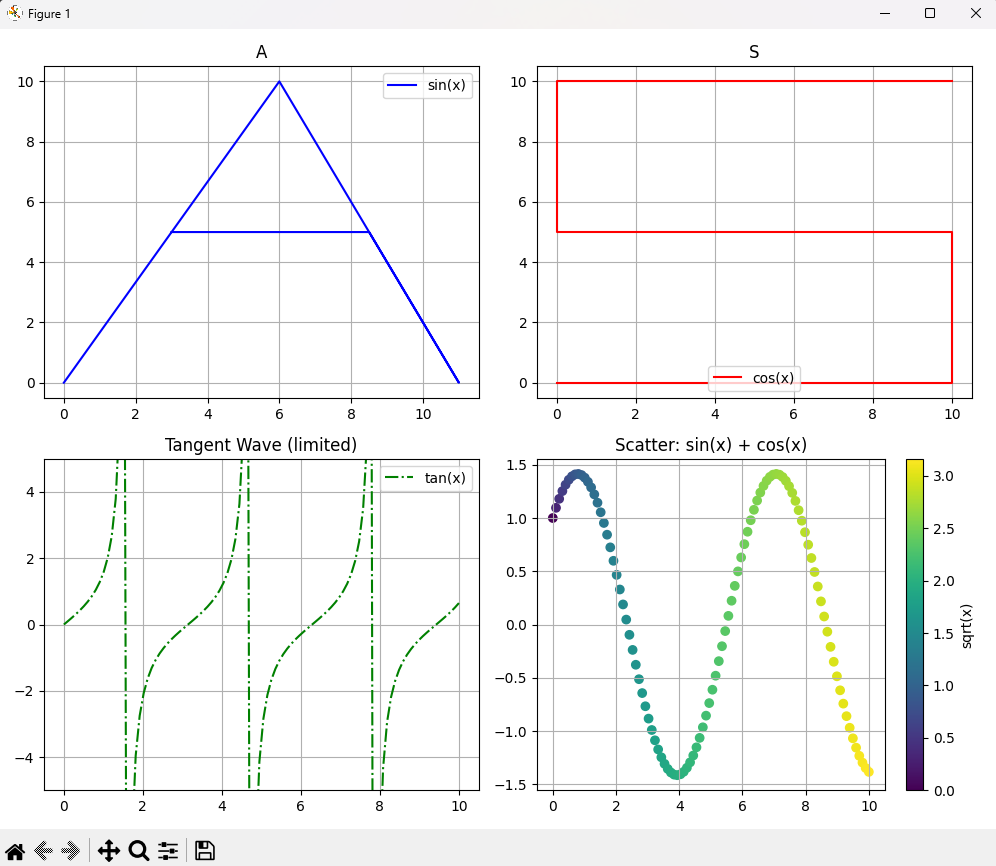

Generate this figure with Python:
import numpy as np

import matplotlib.pyplot as plt

# Generate sample data
x = np.linspace(0, 10, 100)
y1 = np.sin(x)
y2 = np.cos(x)
y3 = np.tan(x)

x1 = [0,6,11,8.5,3]
x2 = [0,10,10,0,0,10]
y4 = [0,10,0,5,5]
y5 = [0,0,5,5,10,10]

fig, axs = plt.subplots(2, 2, figsize=(10, 8))

axs[0, 0].plot(x1, y4, 'b-', label='sin(x)')
axs[0, 0].set_title('A')
axs[0, 0].legend()
axs[0, 0].grid(True)

axs[0, 1].plot(x2, y5, 'r-', label='cos(x)')
axs[0, 1].set_title('S')
axs[0, 1].legend()
axs[0, 1].grid(True)

axs[1, 0].plot(x, y3, 'g-.', label='tan(x)')
axs[1, 0].set_ylim(-5, 5)
axs[1, 0].set_title('Tangent Wave (limited)')
axs[1, 0].legend()
axs[1, 0].grid(True)

colors = np.sqrt(x)
scatter = axs[1, 1].scatter(x, y1 + y2, c=colors, cmap='viridis')
axs[1, 1].set_title('Scatter: sin(x) + cos(x)')
fig.colorbar(scatter, ax=axs[1, 1], label='sqrt(x)')
axs[1, 1].grid(True)

plt.tight_layout()
plt.show()
